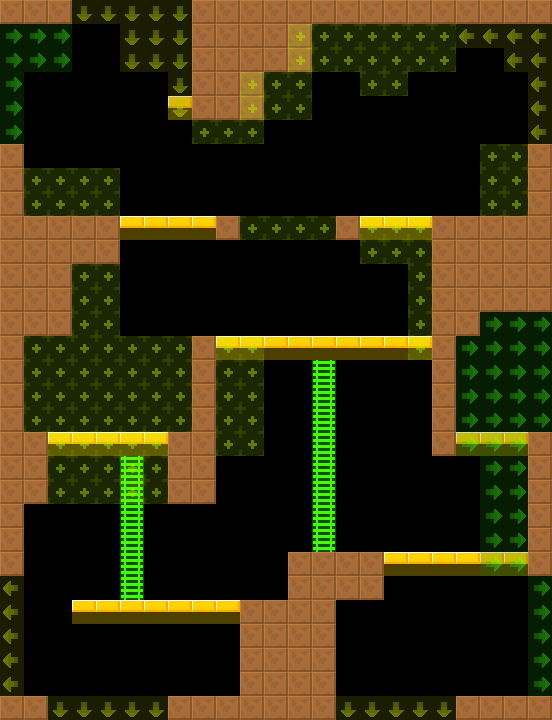

Below is a game level as drawn by its tile map, then a one-line description and the .tmx that defines it (tile-layer data replaced by summaries):
An orthogonal 23x30 tile map with 24x24 px tiles, 2 tile layers (col, lnk), 2 tilesets and 1 object (BreakableGround).

<map version="1.4" tiledversion="1.4.2" orientation="orthogonal" renderorder="right-down" width="23" height="30" tilewidth="24" tileheight="24" infinite="0" nextlayerid="4" nextobjectid="8">
 <tileset firstgid="6" source="../../lnk.tsx" />
 <tileset firstgid="1" source="../../col.tsx" />
 <layer id="1" name="col" width="23" height="30">
  <data>[690 cells, 206 non-empty, 3 distinct tile ids]</data>
 </layer>
 <layer id="2" name="lnk" width="23" height="30" opacity="0.5">
  <data>[690 cells, 195 non-empty, 4 distinct tile ids]</data>
 </layer>
 <objectgroup id="3" name="markers" opacity="0.5">
  <object id="1" name="BreakableGround" type="BreakableGround" x="240" y="216" width="96" height="24">
   <properties>
    <property name="yr" value="0" />
    <property name="xr" value="0" />
   </properties>
  </object>
 </objectgroup>
</map>
